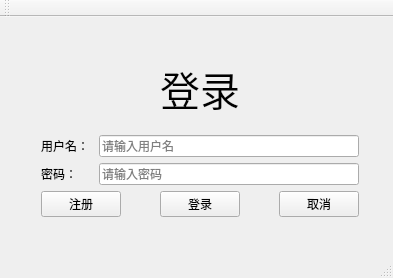
<?xml version="1.0" encoding="UTF-8"?>
<ui version="4.0">
 <class>Login</class>
 <widget class="QMainWindow" name="Login">
  <property name="geometry">
   <rect>
    <x>0</x>
    <y>0</y>
    <width>393</width>
    <height>278</height>
   </rect>
  </property>
  <property name="baseSize">
   <size>
    <width>400</width>
    <height>300</height>
   </size>
  </property>
  <property name="windowTitle">
   <string>登录</string>
  </property>
  <widget class="QWidget" name="centralWidget">
   <widget class="QWidget" name="layoutWidget">
    <property name="geometry">
     <rect>
      <x>30</x>
      <y>20</y>
      <width>340</width>
      <height>191</height>
     </rect>
    </property>
    <layout class="QVBoxLayout" name="verticalLayout">
     <item>
      <widget class="QLabel" name="label_3">
       <property name="sizePolicy">
        <sizepolicy hsizetype="Preferred" vsizetype="Preferred">
         <horstretch>0</horstretch>
         <verstretch>0</verstretch>
        </sizepolicy>
       </property>
       <property name="font">
        <font>
         <pointsize>30</pointsize>
        </font>
       </property>
       <property name="text">
        <string>登录</string>
       </property>
       <property name="alignment">
        <set>Qt::AlignCenter</set>
       </property>
      </widget>
     </item>
     <item>
      <layout class="QHBoxLayout" name="horizontalLayout" stretch="1,5">
       <item>
        <widget class="QLabel" name="label">
         <property name="text">
          <string>用户名：</string>
         </property>
        </widget>
       </item>
       <item>
        <widget class="QLineEdit" name="lineEdit_name">
         <property name="placeholderText">
          <string>请输入用户名</string>
         </property>
         <property name="clearButtonEnabled">
          <bool>true</bool>
         </property>
        </widget>
       </item>
      </layout>
     </item>
     <item>
      <layout class="QHBoxLayout" name="horizontalLayout_2" stretch="1,5">
       <item>
        <widget class="QLabel" name="label_2">
         <property name="text">
          <string>密码：  </string>
         </property>
        </widget>
       </item>
       <item>
        <widget class="QLineEdit" name="lineEdit_password">
         <property name="echoMode">
          <enum>QLineEdit::Password</enum>
         </property>
         <property name="placeholderText">
          <string>请输入密码</string>
         </property>
         <property name="clearButtonEnabled">
          <bool>true</bool>
         </property>
        </widget>
       </item>
      </layout>
     </item>
     <item>
      <layout class="QHBoxLayout" name="horizontalLayout_3">
       <item>
        <widget class="QPushButton" name="pushButton_regist">
         <property name="text">
          <string>注册</string>
         </property>
         <property name="autoDefault">
          <bool>true</bool>
         </property>
        </widget>
       </item>
       <item>
        <spacer name="horizontalSpacer">
         <property name="orientation">
          <enum>Qt::Horizontal</enum>
         </property>
         <property name="sizeHint" stdset="0">
          <size>
           <width>40</width>
           <height>20</height>
          </size>
         </property>
        </spacer>
       </item>
       <item>
        <widget class="QPushButton" name="pushButton_login">
         <property name="text">
          <string>登录</string>
         </property>
         <property name="autoDefault">
          <bool>true</bool>
         </property>
        </widget>
       </item>
       <item>
        <spacer name="horizontalSpacer_2">
         <property name="orientation">
          <enum>Qt::Horizontal</enum>
         </property>
         <property name="sizeHint" stdset="0">
          <size>
           <width>40</width>
           <height>20</height>
          </size>
         </property>
        </spacer>
       </item>
       <item>
        <widget class="QPushButton" name="pushButton_cancel">
         <property name="text">
          <string>取消</string>
         </property>
         <property name="autoDefault">
          <bool>true</bool>
         </property>
        </widget>
       </item>
      </layout>
     </item>
    </layout>
   </widget>
  </widget>
  <widget class="QMenuBar" name="menuBar">
   <property name="geometry">
    <rect>
     <x>0</x>
     <y>0</y>
     <width>393</width>
     <height>17</height>
    </rect>
   </property>
  </widget>
  <widget class="QToolBar" name="mainToolBar">
   <attribute name="toolBarArea">
    <enum>TopToolBarArea</enum>
   </attribute>
   <attribute name="toolBarBreak">
    <bool>false</bool>
   </attribute>
  </widget>
  <widget class="QStatusBar" name="statusBar"/>
 </widget>
 <layoutdefault spacing="6" margin="11"/>
 <resources/>
 <connections/>
</ui>
